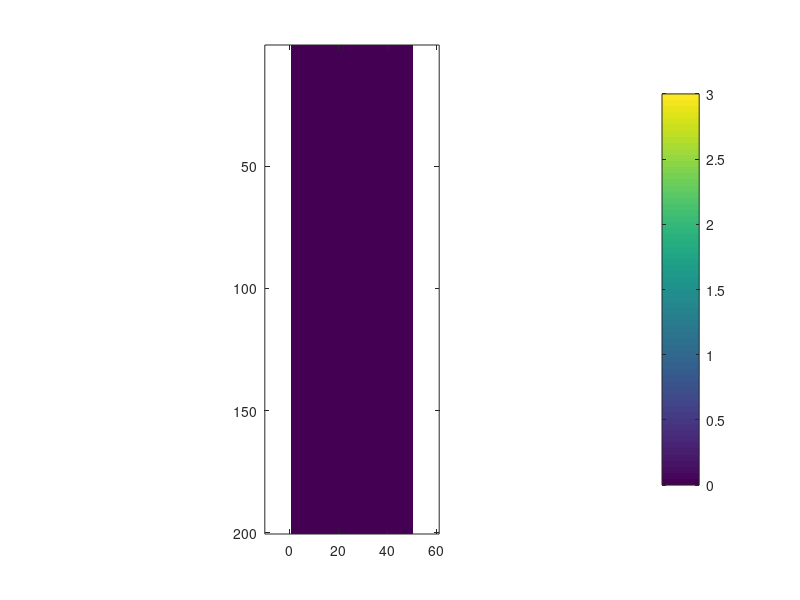

This figure's MATLAB source: (Note: this script raises an error after producing the figure.)
% Beginner erosion.

clear all; close all; clc

m = 200;            % length of channel
n = 50;             % width of channel
diffrate = 0.5;     % fraction of fluid in each cell that passes to its daughters on each timestep.
randomness = 0.1;  % randomness in diffusion from cell to its daughters. A homogenizing parameter.
outflow = 1.0;      % fractional amt we take out from bottom at each step.
                    
figx = 4*n+100;     % Figure width
figy = 4*m;         % Figure height

% --------------------------------------------

figx = min(figx,1600);
figy = min(figy,900);
S = zeros(m,n);  % fluid density in soil.  Change this later maybe.



% The model:
% a node at the top gets assigned a value of 1+current value.
% At each step, every node distributes half of its value to its three
% nearest neighbors below, proportional to their current fluid.
% Every cell at the bottom gets theirs/total removed from it (so total fluid
% in channel is conserved).
%
% will we see rivers forming?


fighandle = figure;
set(fighandle, 'Position', [20,50,figx,figy])
image(S);
axis equal;
%colormap(hot(256));
colorbar('EastOutside');
caxis([0 3]);
caxis manual

for t = 0:ceil(10*m/diffrate)
    drop = ceil(n*rand(1,2));
    S(1,drop) = S(1,drop) + 4;
    
    S = dieflow(S,diffrate,outflow,randomness);
    
    
    if mod(t,1)==0
        
        imagesc(S);
        %axis equal;
        %axis square;
        colorbar('EastOutside');
        caxis([0 3])
        pause(0.001);
    end
end